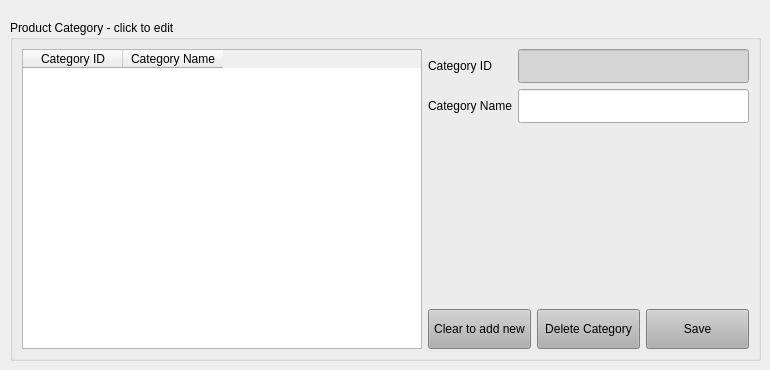
        <widget class="QWidget" name="tab_11">
         <attribute name="title">
          <string>Product Categoory</string>
         </attribute>
         <widget class="QGroupBox" name="groupBox_12">
          <property name="geometry">
           <rect>
            <x>10</x>
            <y>20</y>
            <width>751</width>
            <height>341</height>
           </rect>
          </property>
          <property name="title">
           <string>Product Category - click to edit</string>
          </property>
          <layout class="QGridLayout" name="gridLayout_15">
           <item row="0" column="0" rowspan="2">
            <widget class="QTableWidget" name="tableWidget_15">
             <property name="minimumSize">
              <size>
               <width>400</width>
               <height>0</height>
              </size>
             </property>
             <property name="maximumSize">
              <size>
               <width>16777212</width>
               <height>16777215</height>
              </size>
             </property>
             <property name="styleSheet">
              <string notr="true">QScrollBar::handle:horizontal{background-color: rgb(176, 176, 176)}\</string>
             </property>
             <property name="editTriggers">
              <set>QAbstractItemView::NoEditTriggers</set>
             </property>
             <property name="selectionMode">
              <enum>QAbstractItemView::SingleSelection</enum>
             </property>
             <property name="selectionBehavior">
              <enum>QAbstractItemView::SelectRows</enum>
             </property>
             <attribute name="verticalHeaderVisible">
              <bool>false</bool>
             </attribute>
             <column>
              <property name="text">
               <string>Category ID</string>
              </property>
             </column>
             <column>
              <property name="text">
               <string>Category Name</string>
              </property>
             </column>
            </widget>
           </item>
           <item row="0" column="1">
            <layout class="QGridLayout" name="gridLayout_11">
             <item row="1" column="0">
              <widget class="QLabel" name="label_85">
               <property name="text">
                <string>Category Name</string>
               </property>
              </widget>
             </item>
             <item row="1" column="1">
              <widget class="QLineEdit" name="lineEdit_52">
               <property name="minimumSize">
                <size>
                 <width>0</width>
                 <height>34</height>
                </size>
               </property>
              </widget>
             </item>
             <item row="0" column="0">
              <widget class="QLabel" name="label_89">
               <property name="text">
                <string>Category ID</string>
               </property>
              </widget>
             </item>
             <item row="0" column="1">
              <widget class="QLineEdit" name="lineEdit_53">
               <property name="minimumSize">
                <size>
                 <width>0</width>
                 <height>34</height>
                </size>
               </property>
               <property name="styleSheet">
                <string notr="true">background-color: rgb(179, 179, 179);
background-color: rgb(213, 213, 213);</string>
               </property>
               <property name="readOnly">
                <bool>true</bool>
               </property>
              </widget>
             </item>
             <item row="2" column="1">
              <spacer name="verticalSpacer_3">
               <property name="orientation">
                <enum>Qt::Vertical</enum>
               </property>
               <property name="sizeHint" stdset="0">
                <size>
                 <width>20</width>
                 <height>40</height>
                </size>
               </property>
              </spacer>
             </item>
            </layout>
           </item>
           <item row="1" column="1">
            <layout class="QHBoxLayout" name="horizontalLayout_19">
             <item>
              <widget class="QPushButton" name="pushButton_55">
               <property name="minimumSize">
                <size>
                 <width>0</width>
                 <height>40</height>
                </size>
               </property>
               <property name="styleSheet">
                <string notr="true">background-color: rgb(176, 176, 176);</string>
               </property>
               <property name="text">
                <string>Clear to add new</string>
               </property>
              </widget>
             </item>
             <item>
              <widget class="QPushButton" name="pushButton_56">
               <property name="minimumSize">
                <size>
                 <width>0</width>
                 <height>40</height>
                </size>
               </property>
               <property name="styleSheet">
                <string notr="true">background-color: rgb(176, 176, 176);</string>
               </property>
               <property name="text">
                <string>Delete Category</string>
               </property>
              </widget>
             </item>
             <item>
              <widget class="QPushButton" name="pushButton_54">
               <property name="minimumSize">
                <size>
                 <width>0</width>
                 <height>40</height>
                </size>
               </property>
               <property name="styleSheet">
                <string notr="true">background-color: rgb(176, 176, 176);</string>
               </property>
               <property name="text">
                <string>Save</string>
               </property>
              </widget>
             </item>
            </layout>
           </item>
          </layout>
         </widget>
        </widget>
